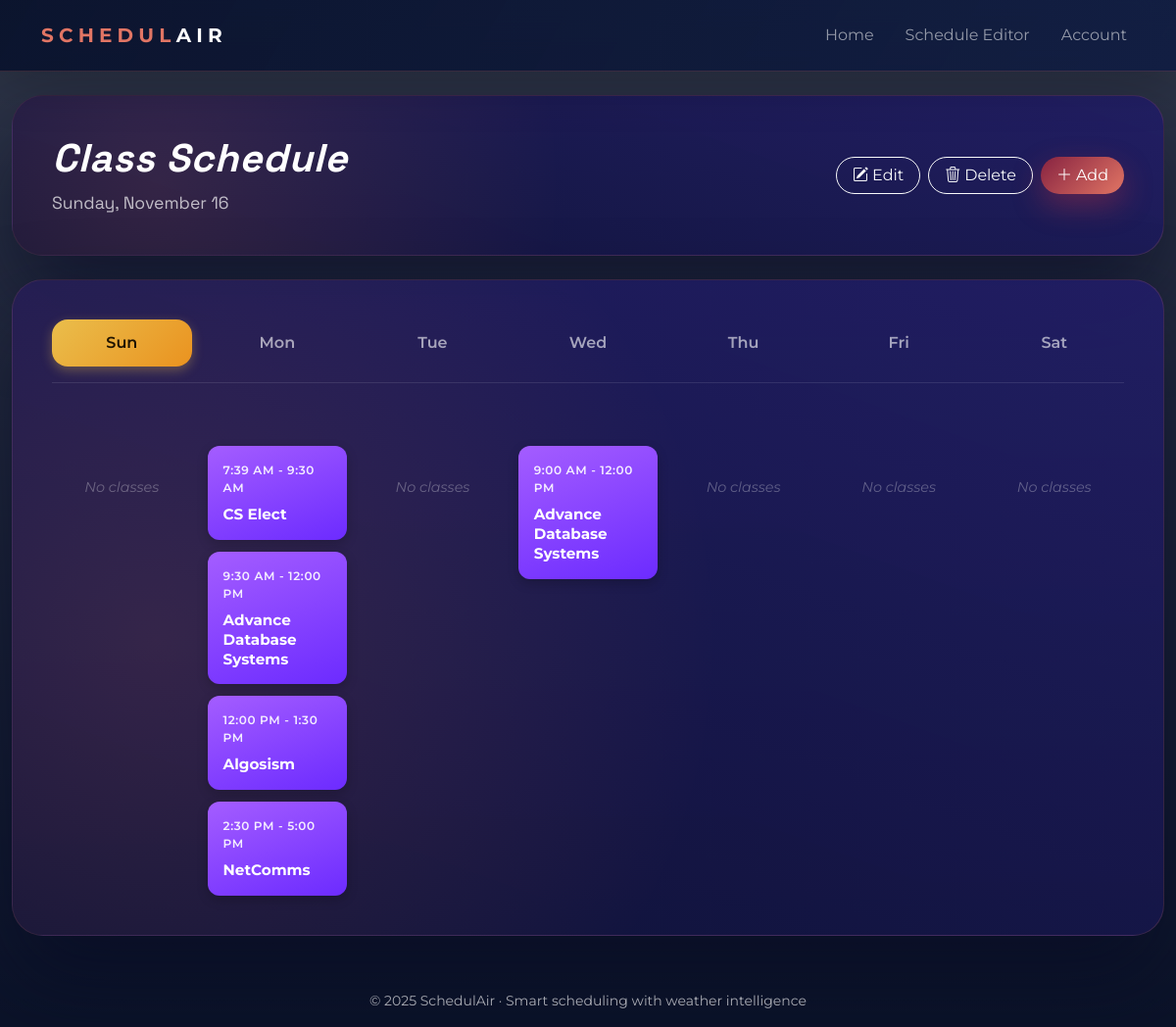
/editor/ (signed in), run on the app's committed database.
### scheduler/models.py (models this page shows, shortened)
class ClassSchedule(models.Model):
    subject = models.ForeignKey(Subject, on_delete=models.CASCADE, related_name='class_schedule')
    day_of_week = models.CharField(
        max_length=10,
        choices=[
            ('MON', 'Monday'),
            ('TUE', 'Tuesday'),
            ('WED', 'Wednesday'),
            ('THU', 'Thursday'),
            ('FRI', 'Friday'),
            ('SAT', 'Saturday'),
            ('SUN', 'Sunday'),
        ]
    )
    start_time = models.TimeField()
    end_time = models.TimeField()

class Subject(models.Model):
    user = models.ForeignKey(User, on_delete=models.CASCADE, related_name='subjects')
    name = models.CharField(max_length=50)
    teacher = models.CharField(max_length=50)

### scheduler/views.py (the view, shortened to what this page needs)
# urls.py: path('editor/', views.editor, name='editor'),
@login_required
def editor(request):
    current_date = datetime.now().strftime("%A, %B %d")
    current_day_abbr = datetime.now().strftime("%a")
    subjects = Subject.objects.filter(user=request.user)
    days_of_week = ["Sun", "Mon", "Tue", "Wed", "Thu", "Fri", "Sat"]
    sun_classes = ClassSchedule.objects.filter(day_of_week="SUN", subject__user=request.user).order_by('start_time')
    mon_classes = ClassSchedule.objects.filter(day_of_week="MON", subject__user=request.user).order_by('start_time')
    tue_classes = ClassSchedule.objects.filter(day_of_week="TUE", subject__user=request.user).order_by('start_time')
    wed_classes = ClassSchedule.objects.filter(day_of_week="WED", subject__user=request.user).order_by('start_time')
    thu_classes = ClassSchedule.objects.filter(day_of_week="THU", subject__user=request.user).order_by('start_time')
    fri_classes = ClassSchedule.objects.filter(day_of_week="FRI", subject__user=request.user).order_by('start_time')
    sat_classes = ClassSchedule.objects.filter(day_of_week="SAT", subject__user=request.user).order_by('start_time')
    return render(request, 'scheduler/editor.html', {
        'current_date': current_date,
        'current_day_abbr': current_day_abbr,
        'days_of_week': days_of_week,
        'subjects': subjects,
        'sun_classes': sun_classes,
        'mon_classes': mon_classes,
        'tue_classes': tue_classes,
        'wed_classes': wed_classes,
        'thu_classes': thu_classes,
        'fri_classes': fri_classes,
        'sat_classes': sat_classes,
    })

### templates/scheduler/editor.html (shortened to what this page needs)
{% extends 'scheduler/base.html' %}
{% block content %}
<section class="container schedule-container">
  <div class="dashboard-card weather-board shadow-xxl h-100 mb-4">
    <div class="d-flex flex-wrap gap-3 justify-content-between align-items-center">
      <div>
        <h1 class="schedule-page-title">Class Schedule</h1>
        <p class="schedule-page-date">{{current_date}}</p>
      </div>
      <div class="d-flex flex-wrap gap-2">
        <button type="button" class="btn btn-outline-light rounded-pill px-3" data-bs-toggle="modal"
          data-bs-target="#editModal"><i class="bi bi-pencil-square me-1"></i>Edit</button>
        <button type="button" class="btn btn-outline-light rounded-pill px-3" data-bs-toggle="modal"
          data-bs-target="#deleteModal"><i class="bi bi-trash3 me-1"></i>Delete</button>
        <button type="button" class="btn btn-gradient rounded-pill px-3" data-bs-toggle="modal"
          data-bs-target="#createModal"><i class="bi bi-plus-lg me-1"></i>Add</button>
      </div>
    </div>
  </div>
  <div class="dashboard-card weather-board shadow-xxl h-100">
    <div class="week-days-header d-none d-lg-grid">
      {% for day in days_of_week %}
        {% if day == current_day_abbr %}
          <div class="week-day-header active">{{day}}</div>
        {% else %}
          <div class="week-day-header">{{day}}</div>
        {% endif %}
      {% endfor %}
    </div>
    <div class="week-schedule-grid">
      <div class="day-column">
        {% if sun_classes %}
          {% for class in sun_classes %}
            <div class="class-block block-purple" data-duration="2h">
              <div class="class-time">{{ class.start_time|time:"g:i A" }} - {{ class.end_time|time:"g:i A" }}</div>
              <div class="class-name">{{ class.subject.name }}</div>
            </div>
          {% endfor %}
        {% else %}
          <div class="class-empty">No classes</div>
        {% endif %}
      </div>
      <div class="day-column">
        {% if mon_classes %}
          {% for class in mon_classes %}
            <div class="class-block block-purple" data-duration="2h">
              <div class="class-time">{{ class.start_time|time:"g:i A" }} - {{ class.end_time|time:"g:i A" }}</div>
              <div class="class-name">{{ class.subject.name }}</div>
            </div>
          {% endfor %}
        {% else %}
          <div class="class-empty">No classes</div>
        {% endif %}
      </div>
      <div class="day-column">
        {% if tue_classes %}
          {% for class in tue_classes %}
            <div class="class-block block-purple" data-duration="2h">
              <div class="class-time">{{ class.start_time|time:"g:i A" }} - {{ class.end_time|time:"g:i A" }}</div>
              <div class="class-name">{{ class.subject.name }}</div>
            </div>
          {% endfor %}
        {% else %}
          <div class="class-empty">No classes</div>
        {% endif %}
      </div>
      <div class="day-column">
        {% if wed_classes %}
          {% for class in wed_classes %}
            <div class="class-block block-purple" data-duration="2h">
              <div class="class-time">{{ class.start_time|time:"g:i A" }} - {{ class.end_time|time:"g:i A" }}</div>
              <div class="class-name">{{ class.subject.name }}</div>
            </div>
          {% endfor %}
        {% else %}
          <div class="class-empty">No classes</div>
        {% endif %}
      </div>
      <div class="day-column">
        {% if thu_classes %}
          {% for class in thu_classes %}
            <div class="class-block block-purple" data-duration="2h">
              <div class="class-time">{{ class.start_time|time:"g:i A" }} - {{ class.end_time|time:"g:i A" }}</div>
              <div class="class-name">{{ class.subject.name }}</div>
            </div>
          {% endfor %}
        {% else %}
          <div class="class-empty">No classes</div>
        {% endif %}
      </div>
      <div class="day-column">
        {% if fri_classes %}
          {% for class in fri_classes %}
            <div class="class-block block-purple" data-duration="2h">
              <div class="class-time">{{ class.start_time|time:"g:i A" }} - {{ class.end_time|time:"g:i A" }}</div>
              <div class="class-name">{{ class.subject.name }}</div>
            </div>
          {% endfor %}
        {% else %}
          <div class="class-empty">No classes</div>
        {% endif %}
      </div>
      <div class="day-column">
        {% if sat_classes %}
          {% for class in sat_classes %}
            <div class="class-block block-purple" data-duration="2h">
              <div class="class-time">{{ class.start_time|time:"g:i A" }} - {{ class.end_time|time:"g:i A" }}</div>
              <div class="class-name">{{ class.subject.name }}</div>
            </div>
          {% endfor %}
        {% else %}
          <div class="class-empty">No classes</div>
        {% endif %}
      </div>
    </div>
  </div>
</section>
{% endblock %}

### static/css/styles.css (style rules this page uses)
:root { --color-deep-blue: #09122c; --color-berry: #872341; --color-crimson: #be3144; --color-coral: #e17564; --color-white: #ffffff; --color-muted: rgba(255, 255, 255, 0.7); --shadow-xl: 0 30px 70px rgba(9, 18, 44, 0.55); --shadow-lg: 0 20px 40px rgba(9, 18, 44, 0.35); --border-glow: 1px solid rgba(225, 117, 100, 0.45); }
body { font-family: 'Montserrat', 'Space Grotesk', system-ui, sans-serif; color: var(--color-white); min-height: 100vh; display: flex; flex-direction: column; }
.bg-gradient { background: #0b1329; }
.shadow-xxl { box-shadow: var(--shadow-xl); }
.btn-gradient { background: linear-gradient(135deg, var(--color-berry), var(--color-coral)); border: none; border-radius: 999px; color: var(--color-white); box-shadow: 0 12px 30px rgba(190, 49, 68, 0.4); transition: transform 0.2s ease, box-shadow 0.2s ease; }
.schedule-container { max-width: 1600px; }
.schedule-page-title { font-family: 'Space Grotesk', serif; font-size: 2.5rem; font-weight: 700; font-style: italic; color: var(--color-white); margin-bottom: 0.5rem; letter-spacing: 0.02em; }
.schedule-page-date { font-size: 1.1rem; color: rgba(255, 255, 255, 0.7); margin-bottom: 0; font-family: 'Space Grotesk', serif; }
.week-days-header { display: grid; grid-template-columns: repeat(7, 1fr); gap: 1rem; margin-bottom: 1.5rem; padding-bottom: 1rem; border-bottom: 1px solid rgba(255, 255, 255, 0.1); }
.week-day-header { text-align: center; font-weight: 600; font-size: 1rem; color: rgba(255, 255, 255, 0.6); padding: 0.75rem; border-radius: 16px; transition: all 0.2s ease; }
.week-day-header.active { background: linear-gradient(135deg, rgba(255, 207, 75, 0.9), rgba(255, 159, 26, 0.9)); color: #1f1300; box-shadow: 0 4px 12px rgba(255, 207, 75, 0.3); }
.week-schedule-grid { display: grid; grid-template-columns: repeat(7, 1fr); gap: 1rem; align-items: start; }
.day-column { display: flex; flex-direction: column; gap: 0.75rem; min-height: 200px; }
.class-block { border-radius: 12px; padding: 1rem; color: #fff; box-shadow: 0 4px 12px rgba(0, 0, 0, 0.2); transition: transform 0.2s ease, box-shadow 0.2s ease; cursor: pointer; }
.class-block .class-time { font-size: 0.75rem; font-weight: 600; margin-bottom: 0.5rem; opacity: 0.9; letter-spacing: 0.05em; }
.class-name { font-weight: 700; font-size: 0.95rem; line-height: 1.3; }
.block-purple { background: linear-gradient(160deg, #a45dff, #6c2bff); }
.class-empty { text-align: center; color: rgba(255, 255, 255, 0.3); font-size: 0.9rem; padding: 2rem 1rem; font-style: italic; }
.dashboard-card { border-radius: 32px; background: linear-gradient(160deg, rgba(19, 28, 68, 0.95), rgba(9, 15, 36, 0.92)); border: 1px solid rgba(225, 117, 100, 0.18); padding: 2.5rem; position: relative; overflow: hidden; isolation: isolate; }
.dashboard-card::before { content: ''; position: absolute; inset: -40% 35% auto -40%; height: 190%; border-radius: 100%; background: radial-gradient(circle at center, rgba(225, 117, 100, 0.45), transparent 65%); opacity: 0.35; z-index: -1; }
.weather-board { background: linear-gradient(200deg, rgba(33, 29, 102, 0.92), rgba(15, 18, 55, 0.95)); box-shadow: 0 45px 90px rgba(6, 10, 35, 0.6); display: flex; flex-direction: column; gap: 2.5rem; }

### data on the page
ClassSchedule: start_time "7:39 AM", end_time "9:30 AM", subject.name "CS Elect"
ClassSchedule: start_time "9:30 AM", end_time "12:00 PM", subject.name "Advance Database Systems"
ClassSchedule: start_time "12:00 PM", end_time "1:30 PM", subject.name "Algosism"
ClassSchedule: start_time "2:30 PM", end_time "5:00 PM", subject.name "NetComms"
ClassSchedule: start_time "9:00 AM", end_time "12:00 PM", subject.name "Advance Database Systems"

### other printed values
{{ day }} "Sun"
{{ day }} "Mon" "Tue" "Wed" "Thu" "Fri" "Sat"
